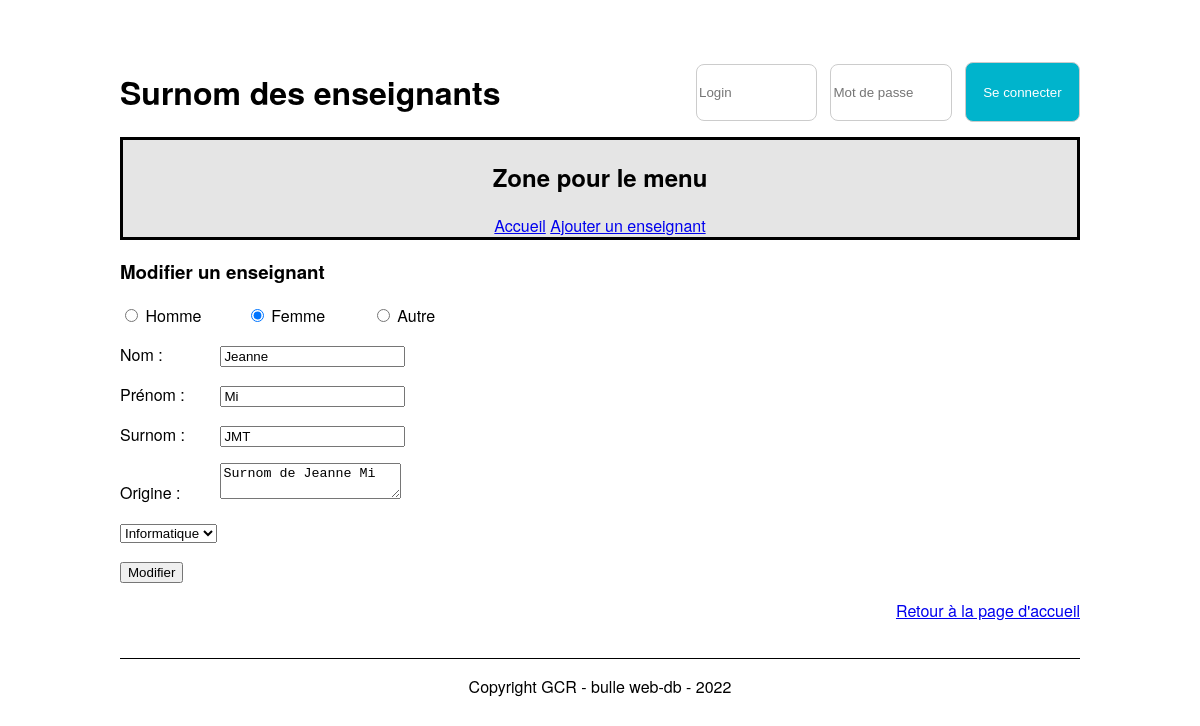
Page /updateTeacher.php?idTeacher=3 on the committed database.
### tables this page shows
CREATE TABLE `t_teacher` (
  `idTeacher` int NOT NULL,
  `teaFirstname` varchar(50) NOT NULL,
  `teaName` varchar(50) NOT NULL,
  `teaGender` char(1) NOT NULL,
  `teaNickname` varchar(50) NOT NULL,
  `teaOrigine` text NOT NULL,
  `fkSection` int NOT NULL
);

CREATE TABLE `t_section` (
  `idSection` int NOT NULL,
  `secName` varchar(20) NOT NULL
);

### src/Database.php (called while the page is built, shortened)
<?php
class Database
{
    private $connector;
    public function __construct()
    {
        try {
            $this->connector = new PDO('mysql:host=localhost:6033;dbname=P_Appro2;charset=utf8', 'root', 'root');
        } catch (PDOException $e) {
            die('Erreur : ' . $e->getMessage());
        }
    }
    private function queryPrepareExecute($query, $binds)
    {
        $req = $this->connector->prepare($query);
        foreach ($binds as $bind => $value) {
            $req->bindValue($bind, $value);
        };
        $req->execute();
        return $req;
    }
    private function formatData($req)
    {
        return $req->fetchALL(PDO::FETCH_ASSOC);
    }
    public function getOneTeacher($id)
    {
        $query = "SELECT * FROM t_teacher, t_section WHERE idTeacher = :id AND fkSection = idSection";
        $bind = array('id' => $id);
        $req = $this->queryPrepareExecute($query, $bind);
        $Oneteacher = $this->formatData($req);
        return $Oneteacher[0];
    }
}

### src/updateTeacher.php (the view, shortened to what this page needs)
<?php
include("Database.php");
$db = new Database();
$teacher = $db->getOneTeacher($_GET["idTeacher"]);
?>
<!DOCTYPE html>
<html lang="fr">
<head>
    <link href="./css/style.css" rel="stylesheet">
</head>
<body>
    <header>
        <div class="container-header">
            <div class="titre-header">
                <h1>Surnom des enseignants</h1>
            </div>
            <div class="login-container">
                <form action="" method="post">
                    <input type="text" name="user" id="user" placeholder="Login">
                    <input type="password" name="password" id="password" placeholder="Mot de passe">
                    <button type="submit" class="btn btn-login">Se connecter</button>
                </form>
            </div>
        </div>
        <nav>
            <h2>Zone pour le menu</h2>
            <a href="index.php">Accueil</a>
            <a href="addTeacher.php">Ajouter un enseignant</a>
        </nav>
    </header>
    <div class="container">
        <div class="user-body">
            <form action="#" method="post" id="form">
                <h3>Modifier un enseignant</h3>
                <p>
                    <input type="radio" id="genre1" name="genre" value="M" <?php if ($teacher['teaGender'] == 'M') { ?>checked<?php } ?>>
                    <label for="genre1">Homme</label>
                    <input type="radio" id="genre2" name="genre" value="F" <?php if ($teacher['teaGender'] == 'F') { ?>checked<?php } ?>>
                    <label for="genre2">Femme</label>
                    <input type="radio" id="genre3" name="genre" value="A" <?php if ($teacher['teaGender'] == 'A') { ?>checked<?php } ?>>
                    <label for="genre3">Autre</label>
                </p>
                <p>
                    <label for="firstName">Nom :</label>
                    <input type="text" name="firstName" id="firstName" value="<?php echo $teacher['teaFirstname'] ?>">
                </p>
                <p>
                    <label for="name">Prénom :</label>
                    <input type="text" name="name" id="name" value="<?php echo $teacher['teaName'] ?>">
                </p>
                <p>
                    <label for="nickName">Surnom :</label>
                    <input type="text" name="nickName" id="nickName" value="<?php echo $teacher['teaNickname'] ?>">
                </p>
                <p>
                    <label for="origin">Origine :</label>
                    <textarea name="origin" id="origin"><?php echo $teacher['teaOrigine'] ?></textarea>
                </p>
                <p>
                    <select name="section" id="section">
                        <option value="info" <?php if ($teacher['secName'] == 'Informatique') { ?>selected<?php } ?>>Informatique</option>
                    </select>
                </p>
                <p>
                    <input type="submit" value="Modifier">
                </p>
            </form>
        </div>
        <div class="user-footer">
            <a href="index.php">Retour à la page d'accueil</a>
        </div>
    </div>
    <footer>
        <p>Copyright GCR - bulle web-db - 2022</p>
    </footer>
</body>
</html>

### src/css/style.css (style rules this page uses)
body { font-family: "Helvetica Neue", Helvetica, Arial, sans-serif; margin: auto; width: 80%; }
nav { border: black solid 3px; background-color: #e5e5e5; text-align: center; }
.container { height: 50%; }
footer { border-top: black solid 1px; text-align: center; margin-top: 3vw; }
.user-footer { text-align: right; }
label { display: inline-block; width: 10%; }
.container-header { display: flex; justify-content: center; align-items: center; padding-top: 5%; }
.titre-header { width: 60%; height: 100%; }
.login-container { width: 40%; height: 100%; display: flex; justify-content: end; align-items: center; }
.login-container form { display: flex; justify-content: space-between; }
.login-container input, .login-container .btn-login { width: 30%; display: inline-block; border: 1px solid #ccc; border-radius: 8px; }
.login-container input { height: 4em; margin-bottom: auto; margin-top: auto; }
.btn-login { background-color: #00b4cc; }
.btn { text-align: center; color: white; width: 100%; border: none; cursor: pointer; height: 4.5em; border-radius: 8px; }

### rows in the picture
t_teacher: teaGender "☐ Homme", teaGender "☑ Femme", teaGender "☐ Autre", firstName "Jeanne", name "Mi", nickName "JMT", origin "Surnom de Jeanne Mi"
t_section: section "Informatique"
